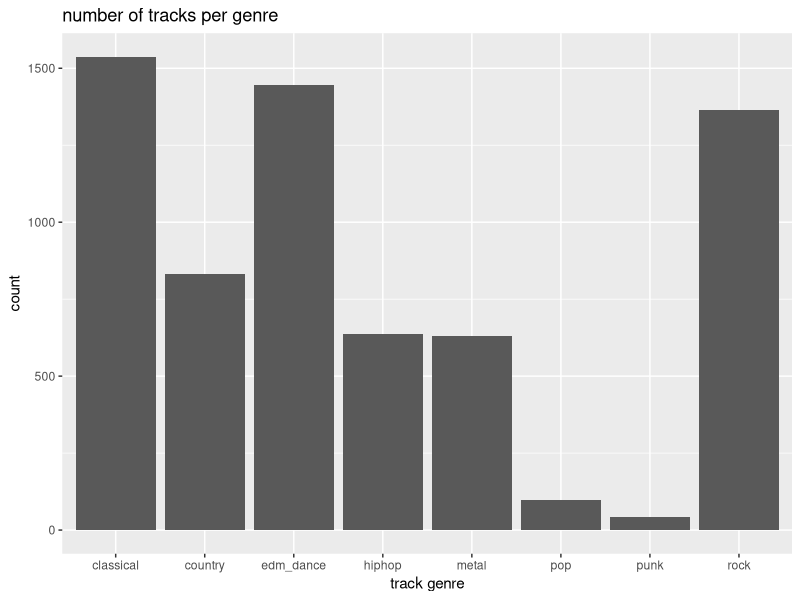
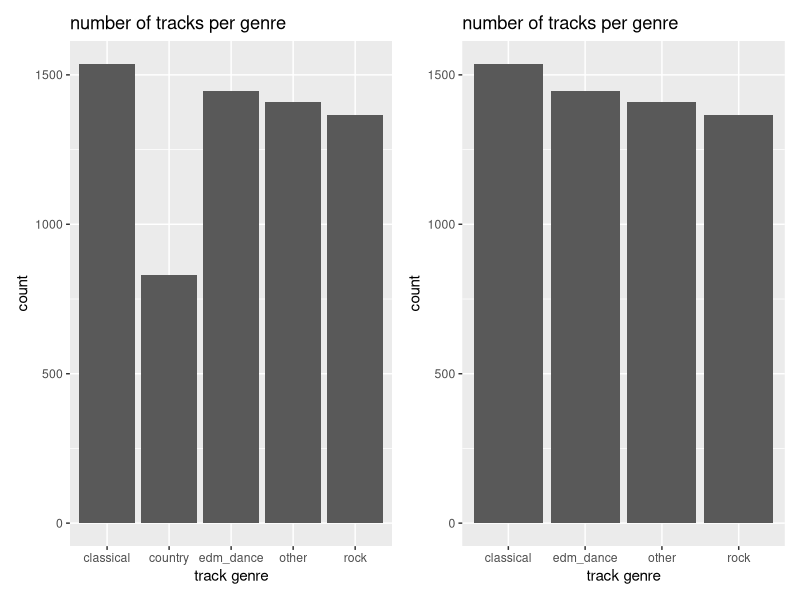
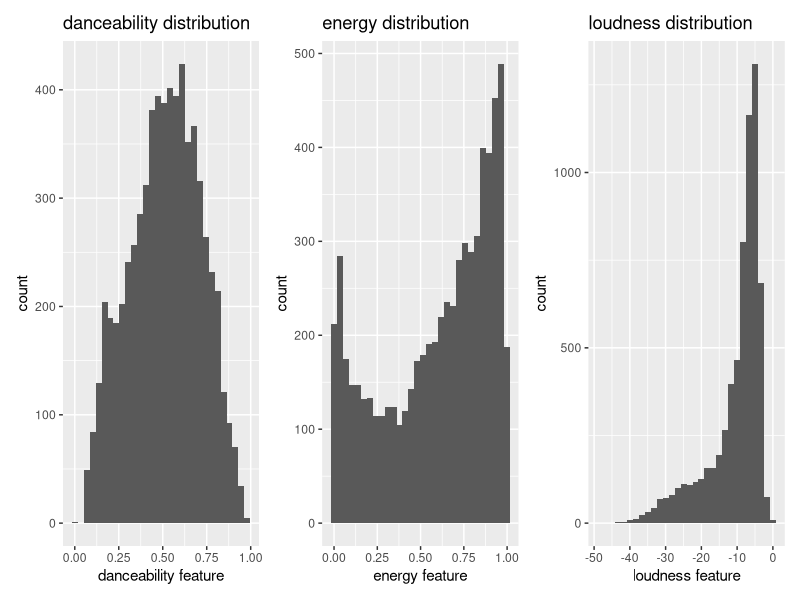
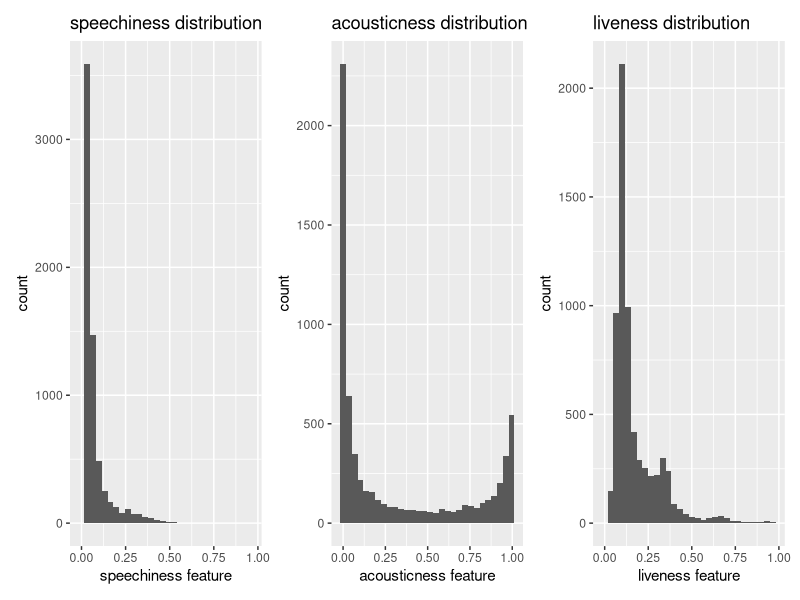
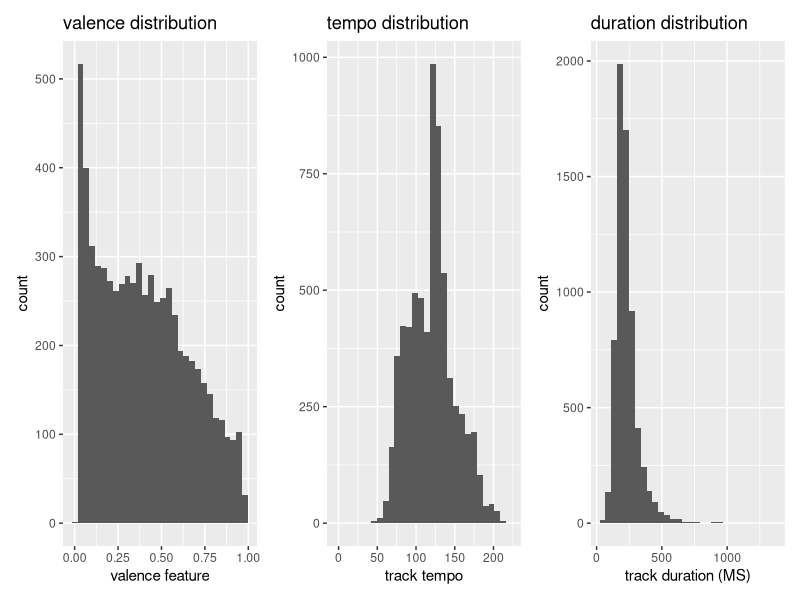
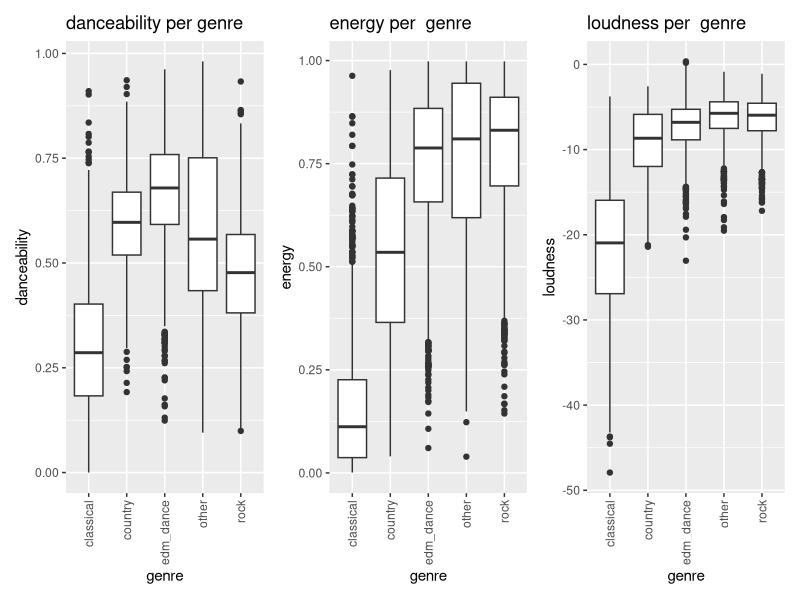
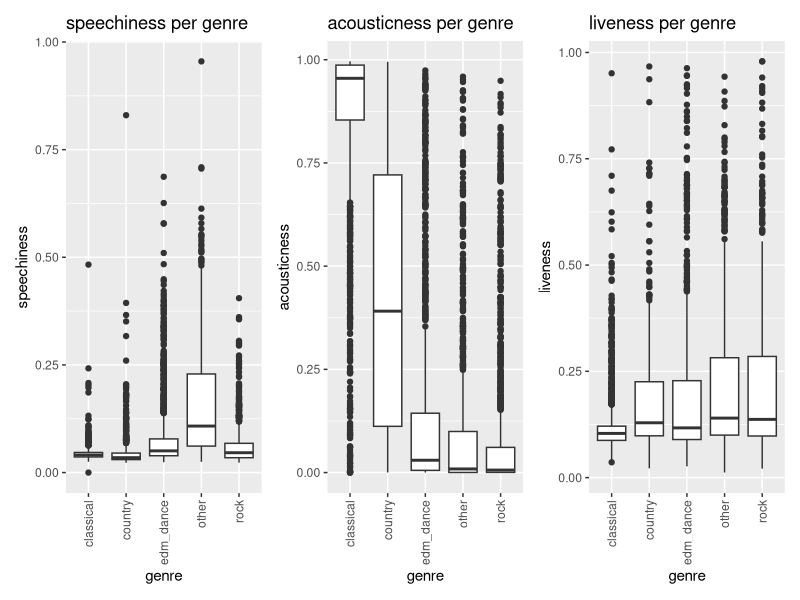
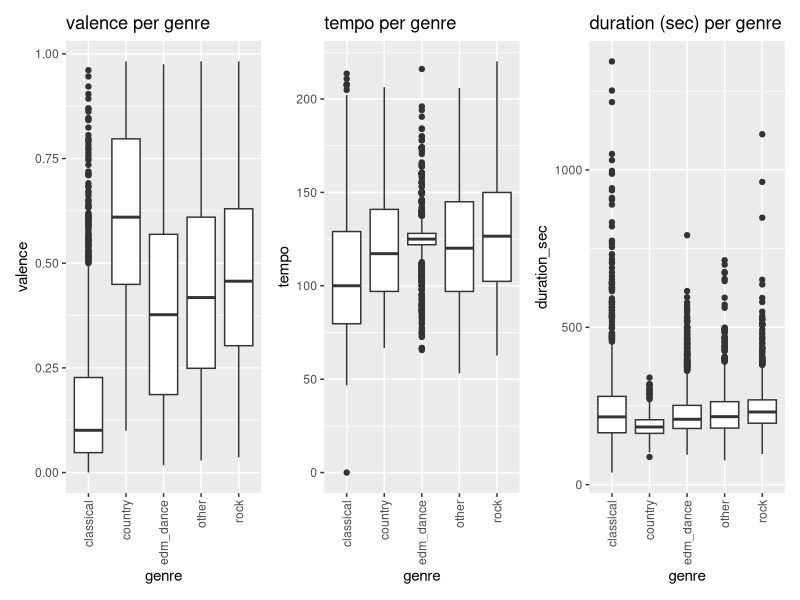

Reproduce these figures in R, in order.
## ---- chunk 1
knitr::opts_chunk$set(echo = TRUE)
## ---- chunk 2
library(tidyverse)
library(nnet)
library(broom)
library(corrplot)
library(RColorBrewer)
library(knitr)
library(patchwork)
## ---- chunk 3
track_data <- read.csv('data/spotify_tracksV2.csv')
track_data <- track_data %>% mutate(duration_ms = duration_ms / 1000) %>% filter_all(any_vars(! is.na(.)))
track_data <- rename(track_data,duration_sec = duration_ms)
## ---- chunk 4
data_fill_fac <- track_data %>% filter_all(any_vars(! is.na(.))) %>% mutate(genre = as.factor(genre)) %>% mutate(key = as.factor(key)) %>% mutate(mode = as.factor(mode)) %>% mutate(t_ID = row_number())
## ---- chunk 5
p_genre <- ggplot(track_data, aes(x=genre)) + geom_bar() + labs (y = "count", x = "track genre",
                                                            title = "number of tracks per genre")
p_genre




## ---- chunk 6



#g1 combines hiphop, metal, pop, and punk
g1 <- track_data %>% mutate(genre = ifelse(genre == "hiphop", "other", ifelse(genre == "metal", "other", (ifelse(genre == "pop", "other", (ifelse(genre == "punk", "other", genre)))))))

#g2 is the same as g1 but without country 
g2 <- g1 %>% filter(genre != "country") 



p_g1 <- ggplot(g1, aes(x=genre)) + geom_bar() + labs (y = "count", x = "track genre",
                                                            title = "number of tracks per genre")

p_g2 <- ggplot(g2, aes(x=genre)) + geom_bar() + labs (y = "count", x = "track genre",
                                                            title = "number of tracks per genre")
p_g1 + p_g2 

## ---- chunk 7


p_dance <- ggplot(data_fill_fac, aes(x=danceability)) + geom_histogram() + 
  labs(y = "count", x = "danceability feature",
       title = "danceability distribution")

p_energy <- ggplot(data_fill_fac, aes(x=energy)) + geom_histogram() + 
  labs(y = "count", x = "energy feature",
       title = "energy distribution")

p_loud <- ggplot(data_fill_fac, aes(x=loudness)) + geom_histogram() + 
  labs(y = "count", x = "loudness feature",
       title = "loudness distribution")

p_speech <- ggplot(data_fill_fac, aes(x=speechiness)) + geom_histogram() + 
  labs(y = "count", x = "speechiness feature",
       title = "speechiness distribution")

p_acoustic <- ggplot(data_fill_fac, aes(x=acousticness)) + geom_histogram() + 
  labs(y = "count", x = "acousticness feature",
       title = "acousticness distribution")

p_live <- ggplot(data_fill_fac, aes(x=liveness)) + geom_histogram() + 
  labs(y = "count", x = "liveness feature",
       title = "liveness distribution")

p_valence <- ggplot(data_fill_fac, aes(x=valence)) + geom_histogram() + 
  labs(y = "count", x = "valence feature",
       title = "valence distribution")

p_tempo <- ggplot(data_fill_fac, aes(x=tempo)) + geom_histogram() + 
  labs(y = "count", x = "track tempo",
       title = "tempo distribution")

p_duration <- ggplot(data_fill_fac, aes(x=duration_sec)) + geom_histogram() + 
  labs(y = "count", x = "track duration (MS)",
       title = "duration distribution")

p_dance + p_energy + p_loud
p_speech + p_acoustic + p_live
p_valence + p_tempo + p_duration

summary(data_fill_fac)
## ---- chunk 8

bg1_dance <- ggplot(g1, aes(genre, danceability)) + geom_boxplot() +labs (title = "danceability per genre")+ theme(axis.text.x = element_text(angle = 90, vjust = 0.5, hjust=1))

bg1_energy <- ggplot(g1, aes(genre, energy)) + geom_boxplot() +labs (title = "energy per  genre")+ theme(axis.text.x = element_text(angle = 90, vjust = 0.5, hjust=1))

bg1_loud <- ggplot(g1, aes(genre, loudness)) + geom_boxplot() +labs (title = "loudness per  genre")+ theme(axis.text.x = element_text(angle = 90, vjust = 0.5, hjust=1))

bg1_speech <- ggplot(g1, aes(genre, speechiness)) + geom_boxplot() +labs (title = "speechiness per genre")+ theme(axis.text.x = element_text(angle = 90, vjust = 0.5, hjust=1))

bg1_acoust <- ggplot(g1, aes(genre, acousticness)) + geom_boxplot() +labs (title = "acousticness per genre")+ theme(axis.text.x = element_text(angle = 90, vjust = 0.5, hjust=1))

bg1_live <- ggplot(g1, aes(genre, liveness)) + geom_boxplot() +labs (title = "liveness per genre")+ theme(axis.text.x = element_text(angle = 90, vjust = 0.5, hjust=1))

bg1_val <- ggplot(g1, aes(genre, valence)) + geom_boxplot() +labs (title = "valence per genre")+ theme(axis.text.x = element_text(angle = 90, vjust = 0.5, hjust=1))

bg1_tempo <- ggplot(g1, aes(genre, tempo)) + geom_boxplot() +labs (title = "tempo per genre")+ theme(axis.text.x = element_text(angle = 90, vjust = 0.5, hjust=1))

bg1_dur <- ggplot(g1, aes(genre, duration_sec)) + geom_boxplot() +labs (title = "duration (sec) per genre")+ theme(axis.text.x = element_text(angle = 90, vjust = 0.5, hjust=1))


bg1_dance + bg1_energy + bg1_loud
bg1_speech + bg1_acoust + bg1_live
bg1_val + bg1_tempo + bg1_dur

## ---- chunk 9
g_clas <- g1 %>% filter(genre == "classical" )
g_country <- g1 %>% filter(genre == "country" )
g_edm <- g1 %>% filter(genre == "edm_dance" )
g_rock <- g1 %>% filter(genre == "rock" )
g_other <- g1 %>% filter(genre == "other" )

pkey_clas <- ggplot(g_clas, aes(x=key)) + geom_bar() + labs (y = "count", x = "track key",
                                                            title = "number of classical tracks per key")

pkey_country <- ggplot(g_country, aes(x=key)) + geom_bar() + labs (y = "count", x = "track key",
                                                            title = "number of country tracks per key")

pkey_edm <- ggplot(g_edm, aes(x=key)) + geom_bar() + labs (y = "count", x = "track key",
                                                            title = "number of edm tracks per key")

pkey_rock <- ggplot(g_rock, aes(x=key)) + geom_bar() + labs (y = "count", x = "track key",
                                                            title = "number of rock tracks per key")

pkey_other <- ggplot(g_other, aes(x=key)) + geom_bar() + labs (y = "count", x = "track key",
                                                            title = "number of other tracks per key")

pkey_clas + pkey_country
pkey_edm + pkey_rock + pkey_other

## ---- chunk 10
ntype_data <- subset(track_data, select = -c(track.name, artists.names, artists.ids, artist.ids, track.id, release.date, type, id, time_signature, follow, pop, num.artist, genre, mode, key))
corrplot(cor(ntype_data))
## ---- chunk 11
g1 <- g1 %>%  mutate(genre = as.factor(genre)) %>% mutate(key = as.factor(key)) %>% mutate(mode = as.factor(mode)) %>% mutate(t_ID = row_number())


full_model <- multinom(genre ~ danceability + energy + loudness + speechiness + acousticness + instrumentalness + liveness + valence + tempo + duration_sec + key + mode, data = g1)
tidy(full_model, conf.int = TRUE, exponentiate = FALSE) %>%
  kable(digits = 3, format = "markdown")
## ---- chunk 12
pred_probs <- as_tibble(predict(full_model, type = "probs")) %>% 
                        mutate(t_ID = 1:n()) 

full_m_aug <- inner_join(g1, pred_probs, 
                           by = "t_ID") %>%
  select(t_ID, everything())

full_m_aug <- full_m_aug %>% 
  mutate(pred_gen = predict(full_model, type = "class"))

residuals <- as_tibble(residuals(full_model)) %>%  #calculate residuals
  setNames(paste('resid.', names(.), sep = "")) %>% #update column names
  mutate(t_ID = 1:n()) #add obs number


full_m_aug <- inner_join(full_m_aug, residuals, by = "t_ID") %>%
  select(t_ID, everything())

conf_m <- full_m_aug %>% 
  count(genre, pred_gen, .drop = FALSE) %>%
  pivot_wider(names_from = pred_gen, values_from = n)

conf_m
## ---- chunk 13

 

nbins <- sqrt(nrow(full_m_aug))

arm::binnedplot(x = full_m_aug$classical, y = full_m_aug$resid.classical,
                xlab = "Predicted Probabilities", 
                main = "CLASSICAL: Binned Residual vs. Predicted Values", 
                col.int = FALSE)

arm::binnedplot(x = full_m_aug$edm_dance, y = full_m_aug$resid.edm_dance,
                xlab = "Predicted Probabilities", 
                main = "EDM_DANCE: Binned Residual vs. Predicted Values", 
                col.int = FALSE)

arm::binnedplot(x = full_m_aug$country, y = full_m_aug$resid.country,
                xlab = "Predicted Probabilities", 
                main = "COUNTRY: Binned Residual vs. Predicted Values", 
                col.int = FALSE)

arm::binnedplot(x = full_m_aug$other, y = full_m_aug$resid.other,
                xlab = "Predicted Probabilities", 
                main = "OTHER: Binned Residual vs. Predicted Values", 
                col.int = FALSE)


arm::binnedplot(x = full_m_aug$rock, y = full_m_aug$resid.rock,
                xlab = "Predicted Probabilities", 
                main = "ROCK: Binned Residual vs. Predicted Values", 
                col.int = FALSE)



## ---- chunk 14

full_m_aug_rock <- full_m_aug %>% filter(genre == "rock")
nbins <- sqrt(nrow(full_m_aug_rock))
arm::binnedplot(x = full_m_aug_rock$acousticness, y = full_m_aug_rock$resid.rock,
                xlab = "Acousticness", 
                main = "ROCK: Binned Residual vs. Acousticness Feature", 
                col.int = FALSE)

full_m_aug_class <- full_m_aug %>% filter(genre == "classical")
nbins <- sqrt(nrow(full_m_aug_class))
arm::binnedplot(x = full_m_aug_class$acousticness, y = full_m_aug_class$resid.classical,
                xlab = "Acousticness", 
                main = "CLASICAL: Binned Residual vs. Acousticness Feature", 
                col.int = FALSE)

full_m_aug_edm <- full_m_aug %>% filter(genre == "edm_dance")
nbins <- sqrt(nrow(full_m_aug_edm))
arm::binnedplot(x = full_m_aug_edm$acousticness, y = full_m_aug_edm$resid.edm_dance,
                xlab = "Acousticness", 
                main = "EDM_DANCE: Binned Residual vs. Acousticness Feature", 
                col.int = FALSE)

full_m_aug_other <- full_m_aug %>% filter(genre == "other")
nbins <- sqrt(nrow(full_m_aug_other))
arm::binnedplot(x = full_m_aug_other$acousticness, y = full_m_aug_other$resid.other,
                xlab = "Acousticness", 
                main = "OTHER: Binned Residual vs. Acousticness Feature", 
                col.int = FALSE)

full_m_aug_country <- full_m_aug %>% filter(genre == "country")
nbins <- sqrt(nrow(full_m_aug_country))
arm::binnedplot(x = full_m_aug_country$acousticness, y = full_m_aug_country$resid.country,
                xlab = "Acousticness", 
                main = "COUNTRY: Binned Residual vs. Acousticness Feature", 
                col.int = FALSE)
## ---- chunk 15
full_m_aug_rock <- full_m_aug %>% filter(genre == "rock")
nbins <- sqrt(nrow(full_m_aug_rock))
arm::binnedplot(x = full_m_aug_rock$liveness, y = full_m_aug_rock$resid.rock,
                xlab = "Acousticness", 
                main = "ROCK: Binned Residual vs. Acousticness Feature", 
                col.int = FALSE)

full_m_aug_class <- full_m_aug %>% filter(genre == "classical")
nbins <- sqrt(nrow(full_m_aug_class))
arm::binnedplot(x = full_m_aug_class$liveness, y = full_m_aug_class$resid.classical,
                xlab = "Acousticness", 
                main = "CLASICAL: Binned Residual vs. Acousticness Feature", 
                col.int = FALSE)

full_m_aug_edm <- full_m_aug %>% filter(genre == "edm_dance")
nbins <- sqrt(nrow(full_m_aug_edm))
arm::binnedplot(x = full_m_aug_edm$liveness, y = full_m_aug_edm$resid.edm_dance,
                xlab = "Acousticness", 
                main = "EDM_DANCE: Binned Residual vs. Acousticness Feature", 
                col.int = FALSE)

full_m_aug_other <- full_m_aug %>% filter(genre == "other")
nbins <- sqrt(nrow(full_m_aug_other))
arm::binnedplot(x = full_m_aug_other$liveness, y = full_m_aug_other$resid.other,
                xlab = "Acousticness", 
                main = "OTHER: Binned Residual vs. Acousticness Feature", 
                col.int = FALSE)

full_m_aug_country <- full_m_aug %>% filter(genre == "country")
nbins <- sqrt(nrow(full_m_aug_country))
arm::binnedplot(x = full_m_aug_country$danceability, y = full_m_aug_country$resid.country,
                xlab = "Acousticness", 
                main = "COUNTRY: Binned Residual vs. Acousticness Feature", 
                col.int = FALSE)
## ---- chunk 16
full_model_key <- multinom(genre ~ danceability + energy + loudness + speechiness + acousticness + instrumentalness + liveness + valence + tempo + duration_sec + key, data = g1)

red_model <- multinom(genre ~ danceability + energy + loudness + speechiness  + instrumentalness + liveness + valence + tempo  + acousticness, data = g1)

anova(red_model, full_model, test = "Chisq") %>%
  kable(format = "markdown")
